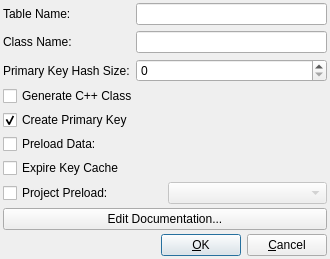
<ui version="4.0" >
 <class>TableDialogUI</class>
 <widget class="QDialog" name="TableDialogUI" >
  <property name="geometry" >
   <rect>
    <x>0</x>
    <y>0</y>
    <width>330</width>
    <height>259</height>
   </rect>
  </property>
  <property name="windowTitle" >
   <string>Form1</string>
  </property>
  <layout class="QVBoxLayout" >
   <property name="margin" >
    <number>3</number>
   </property>
   <property name="spacing" >
    <number>4</number>
   </property>
   <item>
    <layout class="QGridLayout" >
     <property name="margin" >
      <number>0</number>
     </property>
     <property name="spacing" >
      <number>6</number>
     </property>
     <item row="1" column="0" >
      <widget class="QLabel" name="textLabel3" >
       <property name="text" >
        <string>Class Name:</string>
       </property>
      </widget>
     </item>
     <item row="0" column="1" >
      <widget class="QLineEdit" name="mName" />
     </item>
     <item row="0" column="0" >
      <widget class="QLabel" name="textLabel1" >
       <property name="text" >
        <string>Table Name:</string>
       </property>
      </widget>
     </item>
     <item row="2" column="0" >
      <widget class="QLabel" name="textLabel5" >
       <property name="text" >
        <string>Primary Key Hash Size:</string>
       </property>
      </widget>
     </item>
     <item row="1" column="1" >
      <widget class="QLineEdit" name="mClass" />
     </item>
     <item row="2" column="1" >
      <widget class="QSpinBox" name="mCacheSizeSpin" />
     </item>
    </layout>
   </item>
   <item>
    <widget class="QCheckBox" name="mUseCodeGen" >
     <property name="text" >
      <string>Generate C++ Class</string>
     </property>
    </widget>
   </item>
   <item>
    <widget class="QCheckBox" name="mCreatePKeyCheck" >
     <property name="text" >
      <string>Create Primary Key</string>
     </property>
     <property name="checked" >
      <bool>true</bool>
     </property>
    </widget>
   </item>
   <item>
    <widget class="QCheckBox" name="mPreload" >
     <property name="text" >
      <string>Preload Data:</string>
     </property>
    </widget>
   </item>
   <item>
    <widget class="QCheckBox" name="mExpireKeyCacheCheck" >
     <property name="text" >
      <string>Expire Key Cache</string>
     </property>
    </widget>
   </item>
   <item>
    <layout class="QHBoxLayout" >
     <property name="margin" >
      <number>0</number>
     </property>
     <property name="spacing" >
      <number>6</number>
     </property>
     <item>
      <widget class="QCheckBox" name="mProjectPreload" >
       <property name="text" >
        <string>Project Preload:</string>
       </property>
      </widget>
     </item>
     <item>
      <widget class="QComboBox" name="mFieldCombo" >
       <property name="enabled" >
        <bool>false</bool>
       </property>
      </widget>
     </item>
    </layout>
   </item>
   <item>
    <widget class="QPushButton" name="mEditDocsButton" >
     <property name="text" >
      <string>Edit Documentation...</string>
     </property>
    </widget>
   </item>
   <item>
    <spacer>
     <property name="orientation" >
      <enum>Qt::Vertical</enum>
     </property>
     <property name="sizeType" >
      <enum>QSizePolicy::Expanding</enum>
     </property>
     <property name="sizeHint" >
      <size>
       <width>20</width>
       <height>20</height>
      </size>
     </property>
    </spacer>
   </item>
   <item>
    <layout class="QHBoxLayout" >
     <property name="margin" >
      <number>0</number>
     </property>
     <property name="spacing" >
      <number>6</number>
     </property>
     <item>
      <spacer>
       <property name="orientation" >
        <enum>Qt::Horizontal</enum>
       </property>
       <property name="sizeType" >
        <enum>QSizePolicy::Expanding</enum>
       </property>
       <property name="sizeHint" >
        <size>
         <width>41</width>
         <height>17</height>
        </size>
       </property>
      </spacer>
     </item>
     <item>
      <widget class="QPushButton" name="mOK" >
       <property name="text" >
        <string>&amp;OK</string>
       </property>
       <property name="shortcut" >
        <string>Alt+O</string>
       </property>
       <property name="default" >
        <bool>true</bool>
       </property>
      </widget>
     </item>
     <item>
      <widget class="QPushButton" name="mCancel" >
       <property name="text" >
        <string>&amp;Cancel</string>
       </property>
       <property name="shortcut" >
        <string>Alt+C</string>
       </property>
      </widget>
     </item>
    </layout>
   </item>
  </layout>
 </widget>
 <layoutdefault spacing="6" margin="11" />
 <resources/>
 <connections>
  <connection>
   <sender>mOK</sender>
   <signal>clicked()</signal>
   <receiver>TableDialogUI</receiver>
   <slot>accept()</slot>
   <hints>
    <hint type="sourcelabel" >
     <x>170</x>
     <y>240</y>
    </hint>
    <hint type="destinationlabel" >
     <x>122</x>
     <y>241</y>
    </hint>
   </hints>
  </connection>
  <connection>
   <sender>mCancel</sender>
   <signal>clicked()</signal>
   <receiver>TableDialogUI</receiver>
   <slot>reject()</slot>
   <hints>
    <hint type="sourcelabel" >
     <x>289</x>
     <y>237</y>
    </hint>
    <hint type="destinationlabel" >
     <x>292</x>
     <y>214</y>
    </hint>
   </hints>
  </connection>
 </connections>
</ui>
